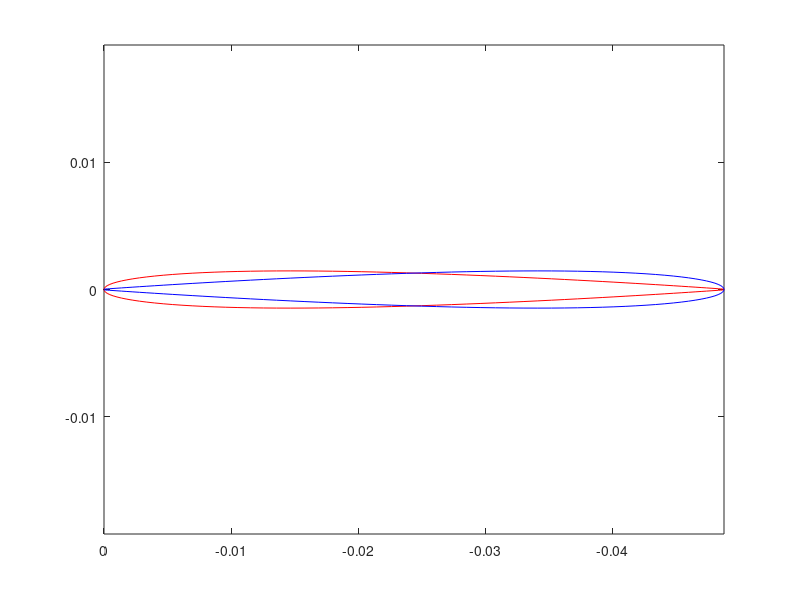

Source code (MATLAB): (Note: this script raises an error after producing the figure.)
%% Script per creare la Geometria 3D
clear all 
close all
addpath(genpath('BLACKBOX'));
%% Input Data
Chord=0.0488;
p_c=20; % numero di profili di "Transizione" nella parte centrale
l=0.3; % lunghezza della pala avente un profilo 2D definito, NON corrisponde alla lunghezza del boomerang
delta=30*pi/180; %Angolo di freccia
beta=-0.8*pi/180; %Angolo di Diedro
pitch=0*pi/180; %Pitch angle
num=20; %Numero di profili totale su ciascuna metà;
PARA=2.; %Parametro che permette di modificare la curvatura centrale (più si avvicna ad 1 pù dietro forma una V
% Profile 2D Shape
%% Profilo 2D flip e analisi
Profile2D=importdata('Naca0006.dat');
Xp=-[0; fliplr(Profile2D(1:65,1)')' ; fliplr(Profile2D(66:end,1)')'].*Chord;
Zp=[0 ;fliplr(Profile2D(1:65,2)')' ; fliplr(Profile2D(66:end,2)')'].*Chord;
Xp_flip=-(Chord/2.*ones(size(Xp))+Xp)+Chord/2.*ones(size(Xp))-Chord;
Zp_flip=(Zp);
[n,~]=size(Xp);
%Clock-wise direction regeneration
Xp_flip=[fliplr(Xp_flip(1:n/2)')';fliplr(Xp_flip(n/2+1:end)')'];
Zp_flip=[fliplr(Zp_flip(1:n/2)')';fliplr(Zp_flip(n/2+1:end)')'];
figure()
plot(Xp,Zp,'r');
hold on
plot(Xp_flip,Zp_flip,'b');
axis equal
set(gca,'Xdir','reverse')
[n,~]=size(Xp);
%Clock-wise direction regeneration

%% Creazione dell Info Box

alpha_cd=[-180 -170 -160 -130 -90 -50 -20 -10 10 20 50 90 130 160 170 180];
CD_t=[0.01 0.01 0.41 1.25 1.7 1.25 0.41 0.01 0.01 0.41 1.25 1.7 1.25 0.41 0.01 0.01];

alpha_cm=[-180 -150 -90 0 90 150 180];
CM_t=[0 0.4 0.4 0 -0.4 -0.4 0];


alpha_cl=[-180 -170 -130 -60 -12 12 60 130 170 180];
CL_t=[0 0.7 0.7 -1.0 -1.0 1.0 1.0 -0.7 -0.7 0];
for i=1:10
    Cl_simo(i)=CL(alpha_cl(i)*pi/180);
    
end
for i=1:16
     Cd_simo(i)=CD(alpha_cd(i)*pi/180);
end
for i=1:7
     Cm_simo(i)=CM(alpha_cm(i)*pi/180);
end
% norm(CL_t-Cl_simo)
% norm(CD_t-Cd_simo)
% norm(CM_t-Cm_simo)

T=readmatrix('NACA_0006_T1_Re0.050_M0.00_N9.0_360_M.dat');
alpha_cd=T(13:383,1);
alpha_cl=T(13:383,1);
CD_t=T(13:383,3);
CL_t=T(13:383,2);
%%
figure()
plot(alpha_cl,CL_t,'--r');
hold on
plot(alpha_cd,CD_t,'.-b');
plot(alpha_cm,CM_t,'k');
grid on
legend('CL','CD','CM');
BoomInfo.Aero.alpha_cl=alpha_cl;
BoomInfo.Aero.alpha_cd=alpha_cd;
BoomInfo.Aero.alpha_cm=alpha_cm;
BoomInfo.Aero.Cl=CL_t;
BoomInfo.Aero.Cd=CD_t;
BoomInfo.Aero.Cm=CM_t;
%% Creazione dell Info Box
BoomInfo.Pianta.l=l;
BoomInfo.Pianta.freccia=delta;
BoomInfo.Pianta.diedro=beta;
BoomInfo.Pianta.pitch=pitch;
BoomInfo.Geom3D.p_c=p_c;
BoomInfo.Geom3D.num=num;
BoomInfo.Geom3D.PARA=PARA;
BoomInfo.Profile.Chord=Chord;
BoomInfo.Profile.Xp_dx=Xp;
BoomInfo.Profile.Xp_sx=Xp_flip;
BoomInfo.Profile.Zp_dx=Zp;
BoomInfo.Profile.Zp_sx=Zp_flip;
n=num+p_c;
R=1000;
Dens_i=[R.*ones(1,n-p_c-1) R*ones(1,2*p_c-1) R.*ones(1,n-p_c-1)];
[BoomInfo] = Boom3DShape(BoomInfo,'Info','Density_variation',Dens_i);


BoomInfo.Mecc.I_rho
BoomInfo.Mecc.m
%% Initial condition
theta0=0.0*pi/180;
phi0=0*pi/180;
psi0=0*pi/180;

Tl_0=[cos(theta0)*cos(psi0), cos(theta0)*sin(psi0), -sin(theta0)
    -cos(phi0)*sin(psi0)+sin(phi0)*sin(theta0)*cos(psi0), cos(phi0)*cos(psi0)+sin(phi0)*sin(theta0)*sin(psi0), sin(phi0)*cos(theta0)
    sin(phi0)*sin(psi0)+cos(phi0)*sin(theta0)*cos(psi0), -sin(phi0)*cos(psi0)+cos(phi0)*sin(theta0)*sin(psi0), cos(phi0)*cos(theta0)];

%% Traiectory
theta=0*pi/180;
phi=90*pi/180; 
psi=180*pi/180;
r0= 10*2*pi; % initial condition on spin rate 10/15 Hz;
z0= 2; % initial altitude

T0=[cos(theta)*cos(psi), cos(theta)*sin(psi), -sin(theta)
    -cos(phi)*sin(psi)+sin(phi)*sin(theta)*cos(psi), cos(phi)*cos(psi)+sin(phi)*sin(theta)*sin(psi), sin(phi)*cos(theta)
    sin(phi)*sin(psi)+cos(phi)*sin(theta)*cos(psi), -sin(phi)*cos(psi)+cos(phi)*sin(theta)*sin(psi), cos(phi)*cos(theta)];



ustart=T0*Tl_0*[25*cos(5*pi/180);0;25*sin(5*pi/180)];

eul=[psi theta phi];
quat = eul2quat( eul );
quat=[quat(2:4) quat(1)];

tfin=40;


%[V_dx_b,V_sx_b]=InitialConditionPlot(Tl_0,T0,ustart,[0;0;r0],BoomInfo);

options = odeset('Events', @EventsQUAT,'RelTol',1e-4,'AbsTol',1e-6);
Y0=[quat 0 0 r0  ustart(1) ustart(2) ustart(3) 0 0 z0 ]';
%%
tic
[TOUT,YOUT_quat] = ode45(@(t,y)EquationOfMotionsQuaternion(t,y,BoomInfo,Tl_0),[0 tfin],Y0,options); %
toc
euler=[];
for i=1:numel(TOUT)
euli = quatToEuler(YOUT_quat(i,1:4) );
euler(i,:)=[euli(2) euli(1) euli(3)];
end
YOUT=[unwrap(euler) YOUT_quat(:,5:end)];
YOUT_Q=YOUT;
save('YOUT_QUAT','YOUT_Q')
%%
% figure()
% plot(phi_vect*180/pi,Dist,'b','linewidth',1.2)
% hold on
% grid on
% xlabel('$\Phi$','fontsize',11,'interpreter','latex');
% set(gca,'TickLabelInterpreter','latex')
% ylabel('DIST','fontsize',11,'interpreter','latex');
% title('Boomerang Traiectory Function of $\Phi$','fontsize',12,'interpreter','latex');
%% Plot
linecolors={'r' 'y' 'c' 'g' 'b' 'k'};
[handles]=plotNy(TOUT(:),YOUT(:,1)*180/pi,1,...
    TOUT(:),YOUT(:,2)*180/pi,1,...
    TOUT(:),YOUT(:,3)*180/pi,1,...
    TOUT(:),YOUT(:,6),2,...
    TOUT(:),YOUT(:,4),2,...
    TOUT(:),YOUT(:,5),2,...
    TOUT(:),YOUT(:,10),3,...
    TOUT(:),YOUT(:,11),3,...
    TOUT(:),YOUT(:,12),3,...
    'YAxisLabels',{ 'Angle [°]' 'Angular Rate [rad/s]' 'Position [m]'},...
    'Linewidth',1,...
    'XLim',[0,TOUT(end)],...
    'XAxisLabel','time[s]',...
    'TitleStr','Lancio Finale',...
    'FontSize',10,...
    'LegendString',{'Theta' 'Phi' 'Psi' 'r' 'p' 'q' 'x' 'y' 'z'});
grid on

%% grafico
PlotTipDxSx(TOUT,YOUT,BoomInfo,Tl_0)
PlotAeroForce(YOUT,TOUT,BoomInfo)
%% grafico rapporto di avanzamento e velocità
chi= YOUT(:,6).*BoomInfo.Pianta.l*cos(BoomInfo.Pianta.freccia)/(vecnorm(YOUT(:,7:9)'))';
V=(vecnorm(YOUT(:,7:9)'))';
figure(20)
plot(TOUT(:),chi);
title('time vs $\chi$','Interpreter','latex');
xlabel('t [s]');
ylabel('$\chi$','Interpreter','latex');
figure(21)
plot(TOUT(:),V);
title('Velocità');
%% MASSIMA DISTANZA E TEMPO DI RITORNO
% esclusione tocco terra
if YOUT(end,12) <= 0.01
    % messo a inf -> caso peggiore che sarà scartato dall'ottimizzatore
    % perchè cade a terra
    t_min = inf;
    r_max = -inf;
    % il boomerang ritorna e sono in grado di riprenderlo
else
    t_min = TOUT(end);
    r_max = max(sqrt(YOUT(:,10).^2+YOUT(:,11).^2+YOUT(:,12).^2));
end

disp('-------------------------------------------------------------------')
fprintf('Tempo di ritorno calcolato: %.5f s\n', t_min)
fprintf('Massima distanza percorsa: %.5f m\n', r_max)
disp('-------------------------------------------------------------------')
%%
Time=TOUT(:);
x=YOUT(:,10);
y=YOUT(:,11);
z=YOUT(:,12);
Phi=YOUT(:,2)*180/pi;
Psi=YOUT(:,3)*180/pi;
Theta=YOUT(:,1)*180/pi;
save('T.mat','Time','Theta' ,'Phi' ,'Psi' , 'x' ,'y' ,'z');
